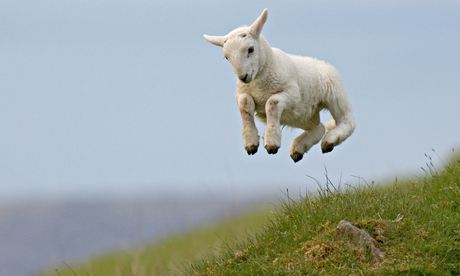
#> input picture images/image.jpg, 460 x 276 px
$ python main.py --input images/image.jpg
#> lines starting #> are read from the running program, lines starting #| are printed output that depends on the picture
import argparse
import logging
import random

from typing import Tuple, List

import numpy as np
import cv2

logging.basicConfig(level=logging.DEBUG)


def parse_arguments():
    parser = argparse.ArgumentParser()
    parser.add_argument("-i", "--input", help="Input image path")
    parser.add_argument("-o", "--output", help="Output image path")
    parser.add_argument(
        "-p", "--plane", nargs="+", help="Space separated list of bit planes to zeroize"
    )
    return parser.parse_args()


def convert_image_to_bit_planes(
    img: np.ndarray, bit_size: Tuple[int, int, int]
) -> Tuple[np.ndarray, np.ndarray, np.ndarray]:
    """
    Convert a color image to separate rgb bit planes

    Parameters:
    img: OpenCV image
    bit_size: image height, width, 8 channels

    Returns
    b_bits: Blue channel bit planes
    g_bits: Green channel bit planes
    r_bits: Red channel bit planes

    """

    # split image into 3 color channels (RGB)
    b, g, r = cv2.split(img)

    # convert 8-bit image integers (0-255) to bits (00000000-11111111)
    # example conversion from integer to bits:
    # >>> np.unpackbits(np.array([2], dtype=np.uint8))
    # array([0, 0, 0, 0, 0, 0, 1, 0], dtype=uint8)
    b_bits = np.unpackbits(b).reshape(bit_size)
    g_bits = np.unpackbits(g).reshape(bit_size)
    r_bits = np.unpackbits(r).reshape(bit_size)

    return b_bits, g_bits, r_bits


def convert_bit_planes_to_image(
    b_bits: np.ndarray,
    g_bits: np.ndarray,
    r_bits: np.ndarray,
    img_size: Tuple[int, int, int],
) -> np.ndarray:
    """
    Convert RGB bit planes back into a color image

    Parameters
    b_bits: Blue channel bit planes
    g_bits: Green channel bit planes
    r_bits: Red channel bit planes
    img_size: Image height, width, 3 color channels

    Returns
    img: OpenCV image
    """

    # convert back to 8-bit integer in the original shape
    # example conversion from bits to integer
    # >>> np.packbits(np.array([0, 0, 0, 0, 0, 0, 1, 0], dtype=np.uint8))
    # array([2], dtype=uint8)
    b_aug = np.packbits(b_bits).reshape(img_size)
    g_aug = np.packbits(g_bits).reshape(img_size)
    r_aug = np.packbits(r_bits).reshape(img_size)

    # combine the color channels back into an image
    return cv2.merge((b_aug, g_aug, r_aug))


def bit_plane_slice(
    b_bits: np.ndarray,
    g_bits: np.ndarray,
    r_bits: np.ndarray,
    bit_plane_list: List[int],
) -> None:
    """
    Zeroize the bit planes in the list for all the rgb bit plane images

    Parameters
    b_bits: Blue channel bit planes
    g_bits: Green channel bit planes
    r_bits: Red channel bit planes
    bit_plane_list: list of channels to zeroize
    """

    if bit_plane_list is not None:
        for bit_plane in bit_plane_list:
            logging.debug(f"Zeroizing {int(bit_plane)} bit_plane")
            # zeroize the bit plane in each RGB channel
            b_bits[:, :, int(bit_plane)] = 0
            g_bits[:, :, int(bit_plane)] = 0
            r_bits[:, :, int(bit_plane)] = 0


def main():
    args = parse_arguments()
    logging.debug(args)

    logging.debug(f"Reading image from {args.input}")
    img = cv2.imread(args.input)
#> img is the input picture: shape (276, 460, 3); mean B, G, R 167, 168.9, 159.5

    if img is not None and len(img.shape) == 3 and img.shape[2] == 3:
        height, width, channels = img.shape
#> height = 276; width = 460; channels = 3
        img_size = (height, width)
#> img_size = (276, 460)
        bit_size = img_size + (8,)
#> bit_size = (276, 460, 8)
        logging.debug(f"Image size: {img_size + (channels,)}")
        logging.debug(f"Bit size: {bit_size}")

        b_bits, g_bits, r_bits = convert_image_to_bit_planes(img, bit_size)
#> in convert_image_to_bit_planes, `b, g, r = cv2.split(img)`:
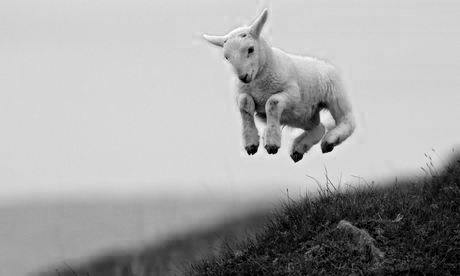
#> b: shape (276, 460); min 0, max 255, mean 167
#> in convert_image_to_bit_planes, `b, g, r = cv2.split(img)`:
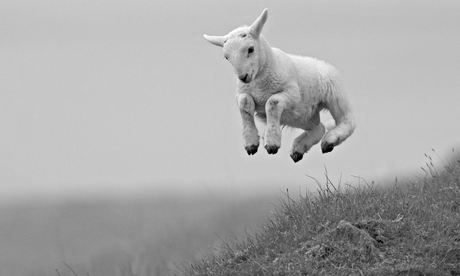
#> g: shape (276, 460); min 0, max 255, mean 168.9
        bit_plane_slice(b_bits, g_bits, r_bits, args.plane)
        img = convert_bit_planes_to_image(b_bits, g_bits, r_bits, img_size)

        logging.debug(f"Saving image to {args.output}")
        cv2.imwrite(args.output, img)
    else:
        logging.error("Image was either not read in correctly or is not color.")


if __name__ == "__main__":
    main()
